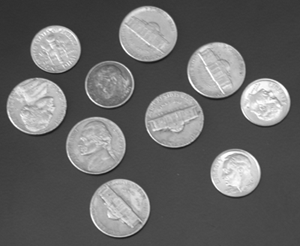
%> input picture paralar.png, 300 x 246 px
$ octave madeniparatoplami.m   (GNU Octave 9; MATLAB toolbox functions it lacks are replaced by stand-ins)
%> lines starting %> are read from the running program, lines starting %| are printed output that depends on the picture; in (x1, y1, x2, y2) boxes, pixels count from 0 and x2, y2 are one past the last pixel; in counts of white or black regions, pixels touching at a corner belong together; the program's own positions count from 1
clc;
clear;

imggri = imread("paralar.png");
%> imggri is the input picture: size 246x300 uint8; min 23, max 255, mean 103
imshow(imggri);

imgsb = imbinarize(imggri);
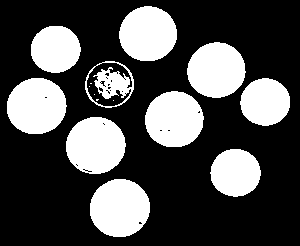
%> imgsb: size 246x300 logical; 30.2% white; 15 white regions (5 under 20 px), largest, box (x1, y1, x2, y2) and area: (90, 179, 150, 237) 2748, (66, 117, 126, 174) 2667, (7, 78, 67, 134) 2649
imshow(imgsb);

imgsb = imfill(imgsb,"holes");
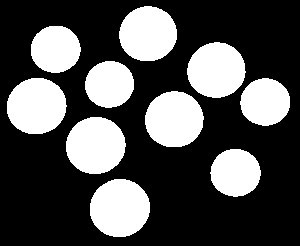
%> imgsb: size 246x300 logical; 31.4% white; 10 white regions, largest, box (x1, y1, x2, y2) and area: (90, 179, 150, 237) 2753, (66, 117, 126, 174) 2680, (7, 78, 67, 134) 2651
imshow(imgsb);
imshow(imggri);
sinirlar = bwboundaries(imgsb);
%> sinirlar = 10 boundaries; largest, box (x1, y1, x2, y2) and points: (90, 179, 150, 237) 166, (7, 78, 67, 134) 164, (66, 117, 126, 174) 164, (145, 91, 204, 147) 162, (119, 6, 177, 61) 159
figure,imshow(imgsb);

nesnesayisi = length(sinirlar);
%> nesnesayisi = 10
text(5,5,['bulunan nesne sayisi: ',num2str(nesnesayisi)],'Color','r');

hold on;
for k=1:nesnesayisi
    sinir = sinirlar{k};
    plot(sinir(:,2),sinir(:,1),'c','LineWidth',3);
end
%> this loop made 10 passes
[etiketlinesneler,nesnesayisi] = bwlabel(imgsb);
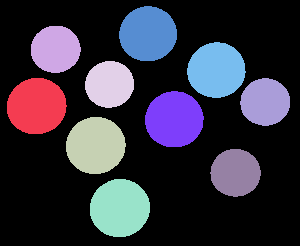
%> etiketlinesneler: size 246x300 double; 11 distinct labels, from 0 to 10; one colour per label, 0 black
nesneozellikleri = regionprops(etiketlinesneler,"Area","Centroid");
%> nesneozellikleri = 10 regions; largest, Area and Centroid: 2753 [120.4 208.7], 2680 [96.2 146.1], 2651 [37.2 106.7], 2594 [174.8 120], 2544 [216.9 70.8]
toplam = 0;
alanesikdeger = 2000;
for k=1:nesnesayisi
    merkez = nesneozellikleri(k).Centroid;
    x = merkez(1);y = merkez(2);
    alandegeri = nesneozellikleri(k).Area;


   if alandegeri > alanesikdeger
       text(x-10,y,'10K','FontSize',15,'FontWeight','bold');
       toplam = toplam+10;
   else
       toplam = toplam+5;
       text(x-10,y,'5K','FontSize',15,'FontWeight','bold');
   end
end
%> this loop made 10 passes
%> (x, y, alandegeri, toplam) on passes 1 to 10: (37.15, 106.7, 2651, 10), (56.15, 49.86, 1854, 15), (96.2, 146.1, 2680, 25), (110.1, 84.93, 1810, 30), (120.4, 208.7, 2753, 40), (148.6, 34.44, 2510, 50), (174.8, 120, 2594, 60), (216.9, 70.79, 2544, 70), (236.1, 173.4, 1893, 75), (265.8, 102.6, 1864, 80)
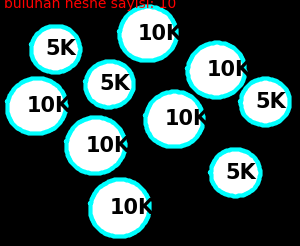
%> figure redrawn from the program's plot data

hold off;
